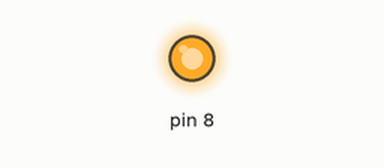
A sketch run on a simulated Arduino Uno, built with avr-gcc and run on an emulated ATmega328P. Parts: output pins drawn as LEDs (lit = HIGH).

Above: at 0.2 s.
At 5.3 s:
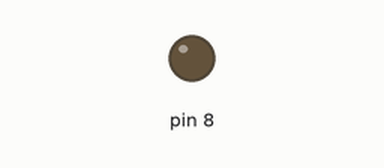
Timing chart, 0 to 6.0 s (numbered marks = the images above):
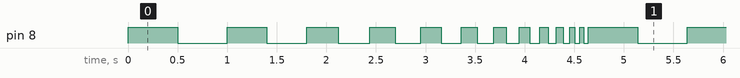

The sketch:

counter.ino
```cpp
long a = 500;

void setup() {
  pinMode(8, OUTPUT);
}

void loop() {
  digitalWrite(8, HIGH);
  delay(a);
  digitalWrite(8, LOW);
  delay(a);
  if (a > 50){
    a -= (0.2*a);
  }
  else{
    a = 500;
  }

}
```

Measured:
- by itself, pin 8: moves between LOW and HIGH, repeating every 4.6 s
- by itself, everything shown: repeats every 4.6 s, in 24 steps
